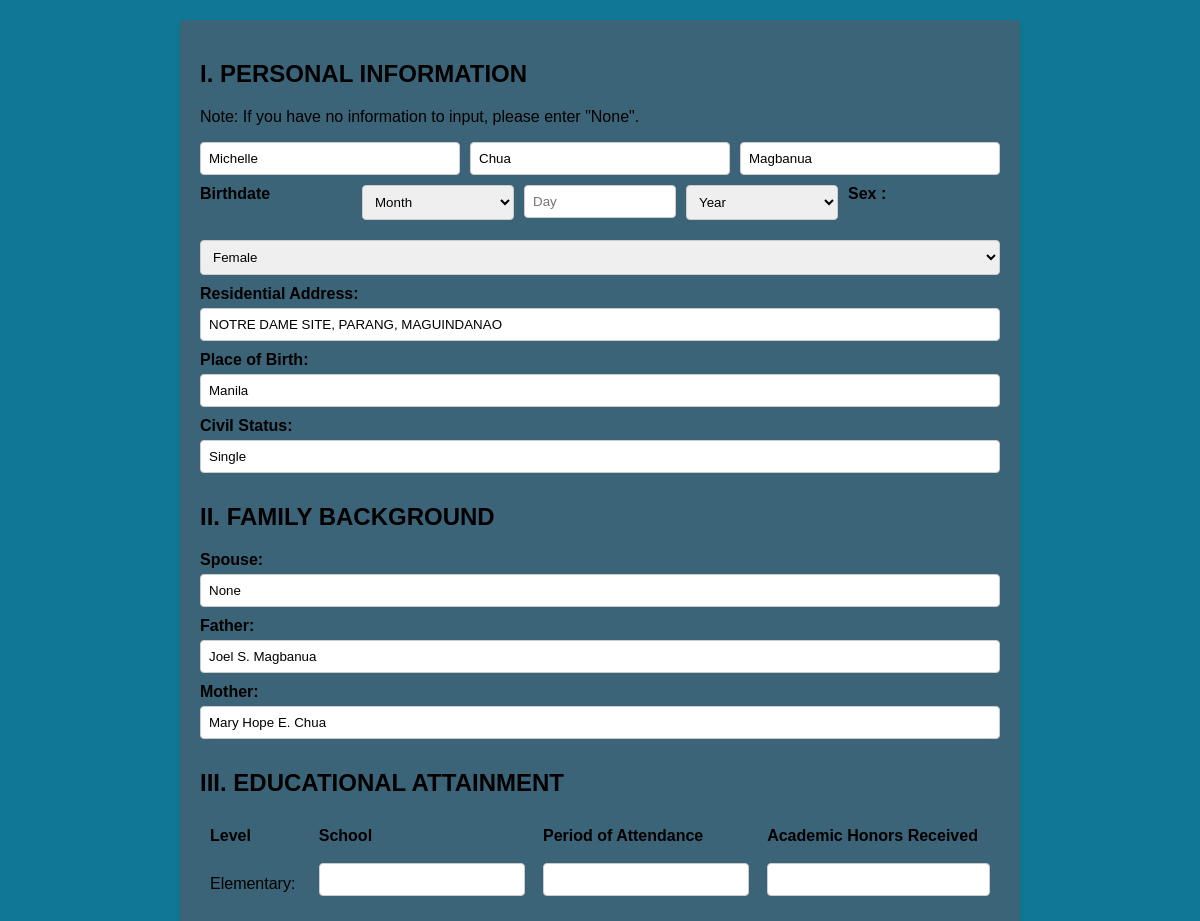
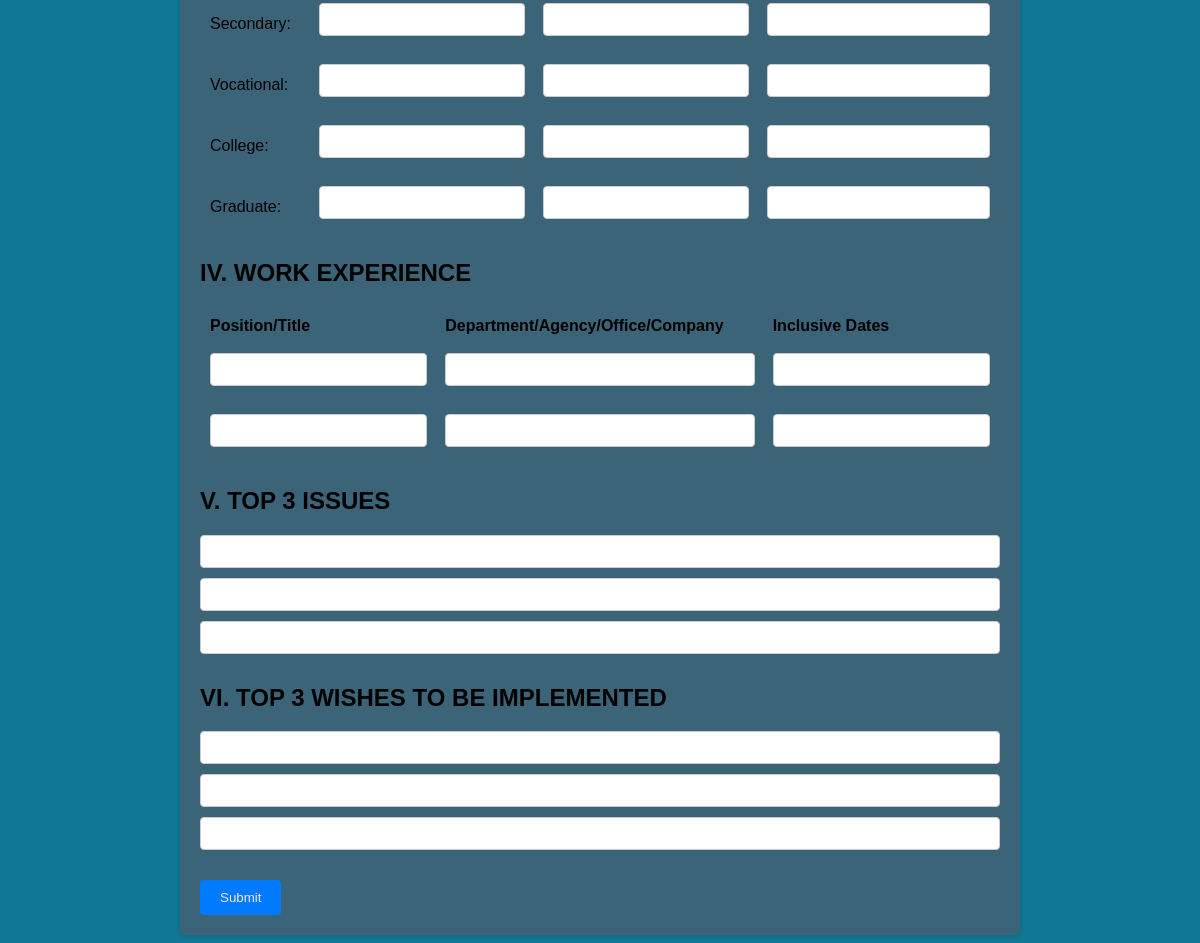
/hello (signed in), run on the app's committed database (2 pictures, top to bottom).
### app.py (models this page shows, shortened)
class FormSubmission(db.Model):
    _id = db.Column("id", db.Integer, primary_key=True)
    user_id = db.Column(db.Integer, db.ForeignKey('users.id'), nullable=False)
    user = db.relationship('Users', backref=db.backref('form_submission', lazy=True))
    first_name = db.Column(db.String(100))
    middle_name = db.Column(db.String(100))
    last_name = db.Column(db.String(100))
    birthdate = db.Column(db.String(100))
    residential_address = db.Column(db.String(100))
    place_of_birth = db.Column(db.String(100))
    civil_status = db.Column(db.String(100))
    sex = db.Column(db.String(100))
    spouse = db.Column(db.String(100))
    father = db.Column(db.String(100))
    mother = db.Column(db.String(100))
    elementary_school = db.Column(db.String(100))
    elementary_attendance = db.Column(db.String(100))
    elementary_honors = db.Column(db.String(100))
    secondary_school = db.Column(db.String(100))
    secondary_attendance = db.Column(db.String(100))
    secondary_honors = db.Column(db.String(100))
    vocational_school = db.Column(db.String(100))
    vocational_attendance = db.Column(db.String(100))
    vocational_honors = db.Column(db.String(100))
    college_school = db.Column(db.String(100))
    college_attendance = db.Column(db.String(100))
    college_honors = db.Column(db.String(100))
    graduate_school = db.Column(db.String(100))
    graduate_attendance = db.Column(db.String(100))
    graduate_honors = db.Column(db.String(100))
    position_title = db.Column(db.String(100))
    department = db.Column(db.String(100))
    inclusive_dates = db.Column(db.String(100))
    position_title2 = db.Column(db.String(100))
    department2 = db.Column(db.String(100))
    inclusive_dates2 = db.Column(db.String(100))
    issue1 = db.Column(db.String(100))
    issue2 = db.Column(db.String(100))
    issue3 = db.Column(db.String(100))
    wish1 = db.Column(db.String(100))
    wish2 = db.Column(db.String(100))
    wish3 = db.Column(db.String(100))

### app.py (the view, shortened to what this page needs)
@app.route('/hello', methods=['GET', 'POST'])
def form():
    if not is_logged_in():
        return redirect(url_for('login'))
    user_email = session['email']
    user = Users.query.filter_by(email=user_email).first()
    existing_submission = FormSubmission.query.filter_by(user_id=user._id).first()
    if existing_submission:
        return render_template('form.html', existing_data=existing_submission)
    return render_template('form.html')

### app.py (called while the page is built)
def is_logged_in():
    return 'email' in session

### templates/form.html (shortened to what this page needs)
<!DOCTYPE html>
<html>
<head>
</head>
<body>
    <form action="{{ url_for('form') }}" method="post">
        <h2>I. PERSONAL INFORMATION</h2>
        <p>Note: If you have no information to input, please enter "None".</p>
        <div class="form-group">
            <div class="row">
                <div class="col">
                    <input type="text" class="form-control" id="first_name" name="first_name" required placeholder="First Name" value="{{ existing_data.first_name if existing_data else '' }}">
                </div>
                <div class="col">
                    <input type="text" class="form-control" id="middle_name" name="middle_name" required placeholder="Middle Name" value="{{ existing_data.middle_name if existing_data else '' }}">
                </div>
                <div class="col">
                    <input type="text" class="form-control" id="last_name" name="last_name" required placeholder="Last Name" value="{{ existing_data.last_name if existing_data else '' }}">
                </div>
            </div>
        </div>
        <div class="row">
            <div class="col">
                <label for="birthdate">Birthdate</label>
            </div>
            <div class="col">
                <select class="form-control" id="birthdate_month" name="birthdate_month" required>
                    <option value="" disabled selected>Month</option>
                </select>
            </div>
            <div class="col">
                <input type="number" class="form-control" id="birthdate_day" name="birthdate_day" min="1" max="31" required placeholder="Day" value="{{ existing_data.birthdate_day if existing_data else '' }}">
            </div>
            <div class="col">
                <select class="form-control" id="birthdate_year" name="birthdate_year" required>
                    <option value="" disabled selected>Year</option>
                </select>
            </div>
            <div class="col">
                <label for="sex">Sex :</label>
            </div>
            <div class="col">
                <select class="form-control" id="sex" name="sex" required>
                    <option value="Female" {% if existing_data and existing_data.sex == 'Female' %}selected{% endif %}>Female</option>
                </select>
            </div>
        </div>
        <label>Residential Address:</label>
        <input type="text" name="residential_address" value="{{ existing_data.residential_address if existing_data else '' }}" required>
        <label>Place of Birth:</label>
        <input type="text" name="place_of_birth" value="{{ existing_data.place_of_birth if existing_data else '' }}" required>
        <label>Civil Status:</label>
        <input type="text" name="civil_status" value="{{ existing_data.civil_status if existing_data else '' }}" required>
        <h2>II. FAMILY BACKGROUND</h2>
        <label>Spouse:</label>
        <input type="text" name="spouse" value="{{ existing_data.spouse if existing_data else '' }}" required>
        <label>Father:</label>
        <input type="text" name="father" value="{{ existing_data.father if existing_data else '' }}" required>
        <label>Mother:</label>
        <input type="text" name="mother" value="{{ existing_data.mother if existing_data else '' }}" required>
        <h2>III. EDUCATIONAL ATTAINMENT</h2>
        <table>
            <tr>
                <th>Level</th>
                <th>School</th>
                <th>Period of Attendance</th>
                <th>Academic Honors Received</th>
            </tr>
            <tr>
                <td>Elementary:</td>
                <td><input type="text" name="elementary_school" value="{{ existing_data.elementary_school if existing_data else '' }}"></td>
                <td><input type="text" name="elementary_attendance" value="{{ existing_data.elementary_attendance if existing_data else '' }}"></td>
                <td><input type="text" name="elementary_honors" value="{{ existing_data.elementary_honors if existing_data else '' }}"></td>
            </tr>
            <tr>
                <td>Secondary:</td>
                <td><input type="text" name="secondary_school" value="{{ existing_data.secondary_school if existing_data else '' }}"></td>
                <td><input type="text" name="secondary_attendance" value="{{ existing_data.secondary_attendance if existing_data else '' }}"></td>
                <td><input type="text" name="secondary_honors" value="{{ existing_data.secondary_honors if existing_data else '' }}"></td>
            </tr>
            <tr>
                <td>Vocational:</td>
                <td><input type="text" name="vocational_school" value="{{ existing_data.vocational_school if existing_data else '' }}"></td>
                <td><input type="text" name="vocational_attendance" value="{{ existing_data.vocational_attendance if existing_data else '' }}"></td>
                <td><input type="text" name="vocational_honors" value="{{ existing_data.vocational_honors if existing_data else '' }}"></td>
            </tr>
            <tr>
                <td>College:</td>
                <td><input type="text" name="college_school" value="{{ existing_data.college_school if existing_data else '' }}"></td>
                <td><input type="text" name="college_attendance" value="{{ existing_data.college_attendance if existing_data else '' }}"></td>
                <td><input type="text" name="college_honors" value="{{ existing_data.college_honors if existing_data else '' }}"></td>
            </tr>
            <tr>
                <td>Graduate:</td>
                <td><input type="text" name="graduate_school" value="{{ existing_data.graduate_school if existing_data else '' }}"></td>
                <td><input type="text" name="graduate_attendance" value="{{ existing_data.graduate_attendance if existing_data else '' }}"></td>
                <td><input type="text" name="graduate_honors" value="{{ existing_data.graduate_honors if existing_data else '' }}"></td>
            </tr>
        </table>
        <h2>IV. WORK EXPERIENCE</h2>
        <table>
            <tr>
                <th>Position/Title</th>
                <th>Department/Agency/Office/Company</th>
                <th>Inclusive Dates</th>
            </tr>
            <tr>
                <td><input type="text" name="position_title" value="{{ existing_data.position_title if existing_data else '' }}"></td>
                <td><input type="text" name="department" value="{{ existing_data.department if existing_data else '' }}"></td>
                <td><input type="text" name="inclusive_dates" value="{{ existing_data.inclusive_dates if existing_data else '' }}"></td>
            </tr>
            <tr>
                <td><input type="text" name="position_title2" value="{{ existing_data.position_title2 if existing_data else '' }}"></td>
                <td><input type="text" name="department2" value="{{ existing_data.department2 if existing_data else '' }}"></td>
                <td><input type="text" name="inclusive_dates2" value="{{ existing_data.inclusive_dates2 if existing_data else '' }}"></td>
            </tr>
        </table>
        <h2>V. TOP 3 ISSUES</h2>
        <input type="text" name="issue1" value="{{ existing_data.issue1 if existing_data else '' }}">
        <input type="text" name="issue2" value="{{ existing_data.issue2 if existing_data else '' }}">
        <input type="text" name="issue3" value="{{ existing_data.issue3 if existing_data else '' }}">
        <h2>VI. TOP 3 WISHES TO BE IMPLEMENTED</h2>
        <input type="text" name="wish1" value="{{ existing_data.wish1 if existing_data else '' }}">
        <input type="text" name="wish2" value="{{ existing_data.wish2 if existing_data else '' }}">
        <input type="text" name="wish3" value="{{ existing_data.wish3 if existing_data else '' }}">
        <input type="submit" value="Submit">
    </form>
</body>
</html>

### templates/form.html (style rules this page uses)
body { font-family: Arial, sans-serif; margin: 0; padding: 0; background-color: #107896; }
form { max-width: 800px; margin: 20px auto; padding: 20px; background-color: #3c6478; border-radius: 5px; box-shadow: 0 2px 5px rgba(0, 0, 0, 0.1); }
h2 { margin-top: 20px; }
label { display: block; margin-bottom: 5px; font-weight: bold; }
input[type="text"], input[type="number"], select { width: 100%; padding: 8px; margin-bottom: 10px; border: 1px solid #ccc; border-radius: 4px; box-sizing: border-box; }
input[type="submit"] { background-color: #007bff; color: #ffe4e4; border: none; padding: 10px 20px; border-radius: 4px; cursor: pointer; margin-top: 20px; }
.row { display: flex; flex-wrap: wrap; gap: 10px; }
.col { flex: 1; min-width: 150px; }
.form-control { width: 100%; }
table { width: 100%; margin-bottom: 20px; }
th, td { padding: 8px; text-align: left; }

### data on the page
FormSubmission: first_name "Michelle", middle_name "Chua", last_name "Magbanua", sex "Female", residential_address "NOTRE DAME SITE, PARANG, MAGUINDANAO", place_of_birth "Manila", civil_status "Single", spouse "None", father "Joel S. Magbanua", mother "Mary Hope E. Chua"
